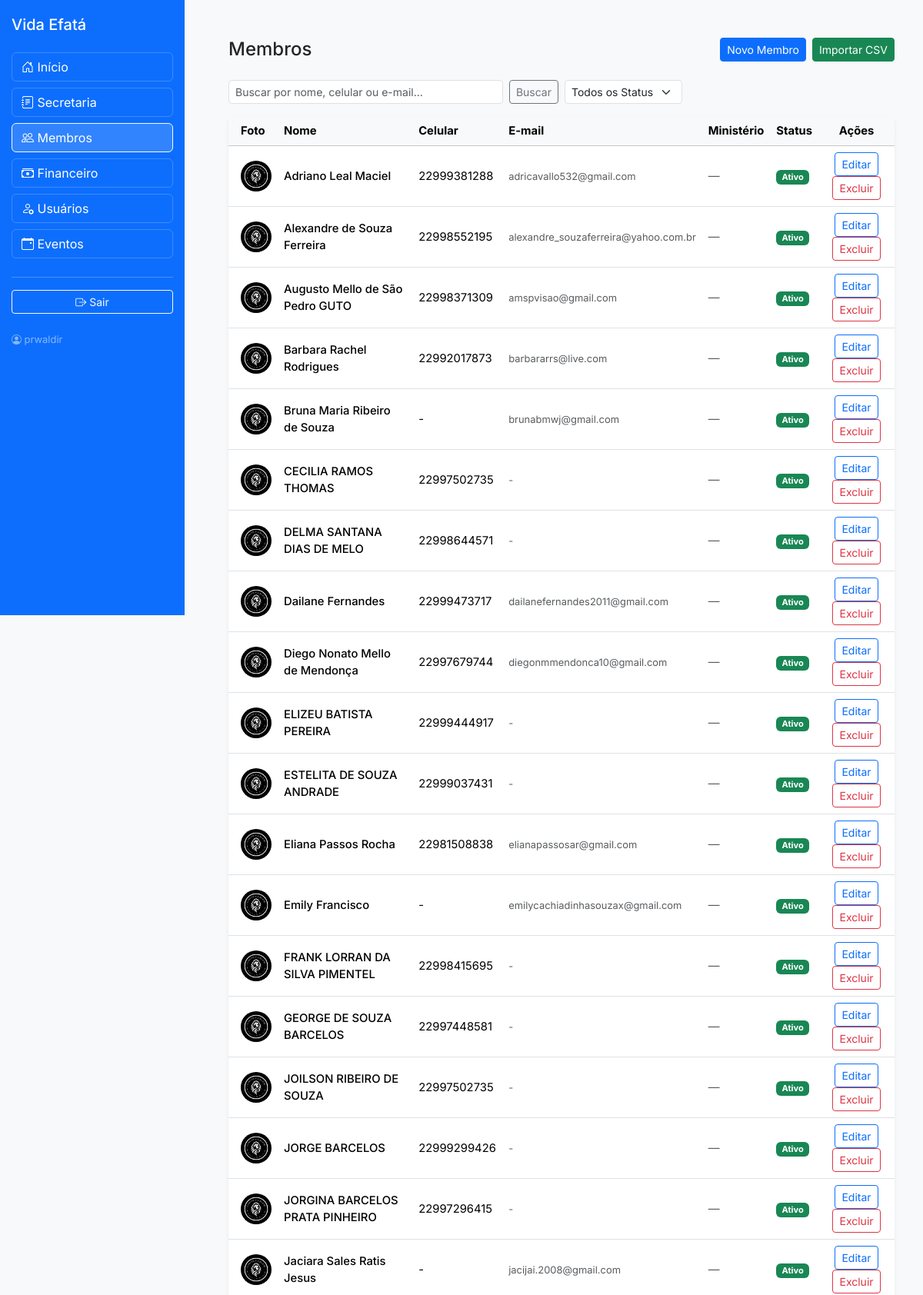
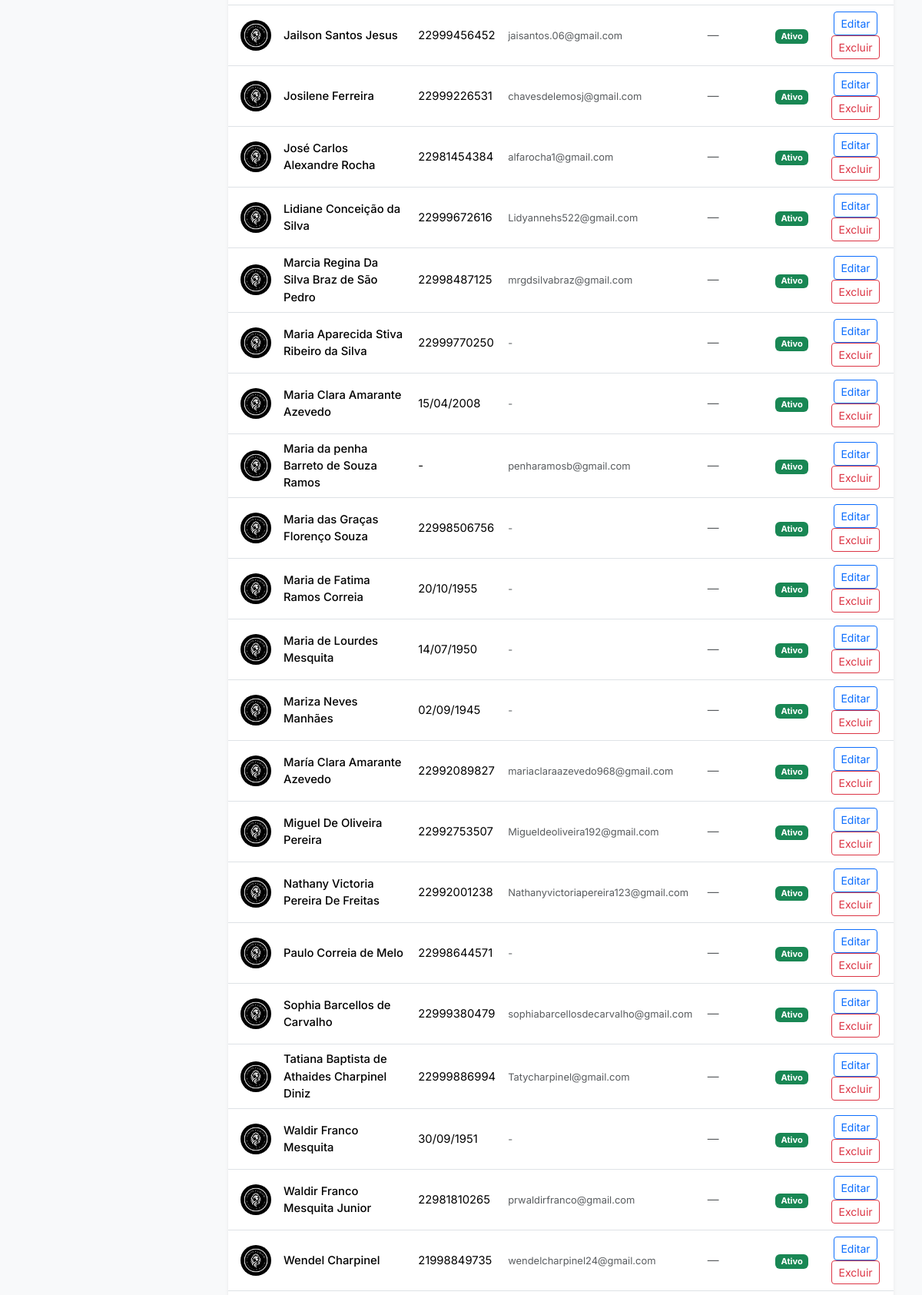
Screenshot of /membros (signed in, upper part) with the database file from the repository (2 pictures, top to bottom).
### app.py (models this page shows, shortened)
class User(UserMixin, db.Model):
    __tablename__ = 'user'
    id = db.Column(db.Integer, primary_key=True)
    nome = db.Column(db.String(100), nullable=False)
    email = db.Column(db.String(100), unique=True, nullable=False)
    senha = db.Column(db.String(200), nullable=False)
    nivel_acesso = db.Column(db.Integer, default=2)
    is_secretaria = db.Column(db.Boolean, default=False)
    is_admin = db.Column(db.Boolean, default=False)
    membro_id = db.Column(db.Integer, db.ForeignKey('membro.id', name="fk_user_membro"), nullable=True)
    membro = db.relationship('Membro', backref='usuario', lazy=True)

class Membro(db.Model):
    __tablename__ = 'membro'
    id = db.Column(db.Integer, primary_key=True)
    nome = db.Column(db.String(100), nullable=False)
    email = db.Column(db.String(100))
    telefone = db.Column(db.String(20))
    celular = db.Column(db.String(20))
    endereco = db.Column(db.String(200))
    cep = db.Column(db.String(10))
    bairro = db.Column(db.String(50))
    cidade = db.Column(db.String(50), default="São Paulo")
    estado = db.Column(db.String(2), default="SP")
    data_nascimento = db.Column(db.Date)
    estado_civil = db.Column(db.String(20))
    conjuge = db.Column(db.String(100))
    filhos = db.Column(db.Integer, default=0)
    batizado = db.Column(db.Boolean, default=False)
    data_batismo = db.Column(db.Date)
    ministerio = db.Column(db.String(100))
    foto = db.Column(db.String(100), default='default.jpg')
    data_cadastro = db.Column(db.DateTime, default=datetime.utcnow)
    status = db.Column(db.String(20), default='ativo')
    ativo = db.Column(db.Boolean, default=True)

### app.py (the view)
@app.route('/membros')
@login_required
def listar_membros():
    if current_user.nivel_acesso > 4:
        flash("Acesso negado.", "danger")
        return redirect(url_for('index'))
    query = request.args.get('q', '').strip()
    ministerios = Ministerio.query.order_by(Ministerio.nome).all()
    if query:
        search = f"%{query}%"
        membros = Membro.query.filter(
            or_(Membro.nome.ilike(search), Membro.celular.ilike(search), Membro.email.ilike(search))
        ).order_by(Membro.nome).all()
    else:
        membros = Membro.query.order_by(Membro.nome).all()
    return render_template('secretaria/membros_list.html', membros=membros, ministerios=ministerios)

### app.py (called while the page is built)
@login_manager.user_loader
def load_user(user_id):
    return User.query.get(int(user_id))

@app.context_processor
def inject_year():
    return {'current_year': datetime.now().year}

### templates/secretaria/membros_list.html (shortened to what this page needs)
{% extends "includes/_layout.html" %}
{% block content %}
<div class="container-fluid py-4">
  <div class="d-flex justify-content-between align-items-center mb-4">
    <h2 class="h4 mb-0">Membros</h2>
    <div class="d-flex gap-2">
      <a href="{{ url_for('novo_membro') }}" class="btn btn-primary btn-sm">
        Novo Membro
      </a>
      <a href="{{ url_for('importar_membros') }}" class="btn btn-success btn-sm">
        Importar CSV
      </a>
    </div>
  </div>
  <div class="row mb-3 g-2">
    <div class="col-md-6">
      <form method="GET" class="d-flex gap-2">
        <input type="text" name="q" class="form-control form-control-sm" placeholder="Buscar por nome, celular ou e-mail..." value="{{ request.args.get('q', '') }}">
        <button type="submit" class="btn btn-outline-secondary btn-sm">Buscar</button>
      </form>
    </div>
    <div class="col-md-6">
      <form method="GET" class="d-flex gap-2">
        <select name="status" class="form-select form-select-sm w-auto" onchange="this.form.submit()">
          <option value="">Todos os Status</option>
        </select>
      </form>
    </div>
  </div>
  <div class="card border-0 shadow-sm">
    <div class="card-body p-0">
      <div class="table-responsive">
        <table class="table table-hover mb-0 align-middle">
          <thead class="table-light">
            <tr>
              <th class="ps-3">Foto</th>
              <th>Nome</th>
              <th>Celular</th>
              <th>E-mail</th>
              <th>Ministério</th>
              <th>Status</th>
              <th class="text-center">Ações</th>
            </tr>
          </thead>
          <tbody>
            {% for m in membros %}
            <tr data-id="{{ m.id }}">
              <td class="ps-3">
                {% if m.foto and m.foto != 'default.jpg' %}
                  <img src="{{ url_for('uploaded_file', filename=m.foto) }}"
                       class="rounded-circle object-fit-cover" width="40" height="40"
                       alt="{{ m.nome }}"
                       onerror="this.src='{{ url_for('uploaded_file', filename='default.jpg') }}'">
                {% else %}
                  <img src="{{ url_for('uploaded_file', filename='default.jpg') }}"
                       class="rounded-circle object-fit-cover" width="40" height="40"
                       alt="Sem foto">
                {% endif %}
              </td>
              <td class="fw-medium">{{ m.nome }}</td>
              <td>{{ m.celular or '-' }}</td>
              <td><small class="text-muted">{{ m.email or '-' }}</small></td>
              <td>
                {% if m.ministerio %}
                  <span class="badge bg-info text-dark">{{ m.ministerio }}</span>
                {% else %}
                  <span class="text-muted">—</span>
                {% endif %}
              </td>
              <td>
                <span class="badge
                  {% if m.status == 'ativo' %}bg-success
                  {% elif m.status == 'inativo' %}bg-secondary
                  {% elif m.status == 'afastado' %}bg-warning text-dark
                  {% elif m.status == 'nao_membro' %}bg-info text-dark
                  {% elif m.status == 'visitante' %}bg-light text-dark border
                  {% else %}bg-dark text-white{% endif %}">
                  {{ m.status|replace('_', ' ')|title }}
                </span>
              </td>
              <td class="text-center">
                <button class="btn btn-outline-primary btn-sm" data-bs-toggle="modal" data-bs-target="#editModal{{ m.id }}">
                  Editar
                </button>
                <form method="POST" action="{{ url_for('excluir_membro', id=m.id) }}" class="d-inline">
                  <button type="submit" class="btn btn-outline-danger btn-sm" onclick="return confirm('Tem certeza que deseja excluir {{ m.nome }}?')">
                    Excluir
                  </button>
                </form>
              </td>
            </tr>
            {% endfor %}
          </tbody>
        </table>
      </div>
    </div>
  </div>
</div>
{% endblock %}

### templates/includes/_layout.html (shortened to what this page needs)
<!DOCTYPE html>
<html lang="pt-BR">
<head>
  <link href="https://cdn.jsdelivr.net/npm/bootstrap@5.3.3/dist/css/bootstrap.min.css" rel="stylesheet">
  <link href="https://cdn.jsdelivr.net/npm/bootstrap-icons@1.11.0/font/bootstrap-icons.css" rel="stylesheet">
</head>
<body>
  <div class="sidebar">
    <h5 class="mb-4"> Vida Efatá</h5>
    <a href="{{ url_for('index') }}"
       class="btn btn-menu btn-outline-light {% if request.endpoint == 'index' %}active{% endif %}">
      <i class="bi bi-house-door"></i> Início
    </a>
    {% if current_user.is_authenticated and current_user.nivel_acesso <= 3 %}
      <a href="{{ url_for('secretaria') }}"
         class="btn btn-menu btn-outline-light {% if 'secretaria' in request.endpoint %}active{% endif %}">
        <i class="bi bi-journal-text"></i> Secretaria
      </a>
      <a href="{{ url_for('listar_membros') }}"
         class="btn btn-menu btn-outline-light {% if 'membro' in request.endpoint %}active{% endif %}">
        <i class="bi bi-people"></i> Membros
      </a>
      <a href="{{ url_for('financeiro') }}"
         class="btn btn-menu btn-outline-light {% if 'financeiro' in request.endpoint and not 'membro' in request.endpoint %}active{% endif %}">
        <i class="bi bi-cash-stack"></i> Financeiro
      </a>
      <a href="{{ url_for('usuarios_listar') }}"
         class="btn btn-menu btn-outline-light {% if 'usuarios' in request.endpoint %}active{% endif %}">
        <i class="bi bi-person-gear"></i> Usuários
      </a>
      <a href="{{ url_for('novo_evento') }}"
         class="btn btn-menu btn-outline-light {% if 'evento' in request.endpoint %}active{% endif %}">
        <i class="bi bi-calendar-event"></i> Eventos
      </a>
    {% endif %}
    <hr class="text-light">
    <a href="{{ url_for('logout') }}" class="btn btn-outline-light btn-sm w-100">
      <i class="bi bi-box-arrow-right"></i> Sair
    </a>
    <div class="mt-4 small text-white-50">
      <i class="bi bi-person-circle"></i> {{ current_user.nome }}
    </div>
  </div>
  <div class="content">
    {% block content %}{% endblock %}
  </div>
</body>
</html>

### templates/includes/_layout.html (style rules this page uses)
:root { --bs-body-font-family:'Inter',sans-serif; }
body { background:#f8f9fa;font-size:.925rem; }
.sidebar { position:fixed;top:0;left:0;height:100vh;width:240px; background-color:#0d6efd;color:#fff;padding:20px 15px;overflow-y:auto; }
.btn-menu { width:100%;text-align:left;margin-bottom:8px;color:#fff;border:1px solid rgba(255,255,255,0.2); }
.btn-menu:hover, .btn-menu.active { background-color:rgba(255,255,255,.15); color:#fff; }
.content { margin-left:260px;padding:25px; }

### rows the page displays
User: nome "prwaldir"
Membro: nome "Adriano Leal Maciel", celular "22999381288", email "adricavallo532@gmail.com", status "Ativo"
Membro: nome "Alexandre de Souza Ferreira", celular "22998552195", email "alexandre_souzaferreira@yahoo.com.br", status "Ativo"
Membro: nome "Augusto Mello de São Pedro GUTO", celular "22998371309", email "amspvisao@gmail.com", status "Ativo"
Membro: nome "Barbara Rachel Rodrigues", celular "22992017873", email "barbararrs@live.com", status "Ativo"
Membro: nome "Bruna Maria Ribeiro de Souza", celular "-", email "brunabmwj@gmail.com", status "Ativo"
Membro: nome "CECILIA RAMOS THOMAS", celular "22997502735", email "-", status "Ativo"
Membro: nome "DELMA SANTANA DIAS DE MELO", celular "22998644571", email "-", status "Ativo"
Membro: nome "Dailane Fernandes", celular "22999473717", email "dailanefernandes2011@gmail.com", status "Ativo"
Membro: nome "Diego Nonato Mello de Mendonça", celular "22997679744", email "diegonmmendonca10@gmail.com", status "Ativo"
Membro: nome "ELIZEU BATISTA PEREIRA", celular "22999444917", email "-", status "Ativo"
Membro: nome "ESTELITA DE SOUZA ANDRADE", celular "22999037431", email "-", status "Ativo"
Membro: nome "Eliana Passos Rocha", celular "22981508838", email "elianapassosar@gmail.com", status "Ativo"
Membro: nome "Emily Francisco", celular "-", email "emilycachiadinhasouzax@gmail.com", status "Ativo"
Membro: nome "FRANK LORRAN DA SILVA PIMENTEL", celular "22998415695", email "-", status "Ativo"
Membro: nome "GEORGE DE SOUZA BARCELOS", celular "22997448581", email "-", status "Ativo"
Membro: nome "JOILSON RIBEIRO DE SOUZA", celular "22997502735", email "-", status "Ativo"
Membro: nome "JORGE BARCELOS", celular "22999299426", email "-", status "Ativo"
Membro: nome "JORGINA BARCELOS PRATA PINHEIRO", celular "22997296415", email "-", status "Ativo"
Membro: nome "Jaciara Sales Ratis Jesus", celular "-", email "jacijai.2008@gmail.com", status "Ativo"
Membro: nome "Jailson Santos Jesus", celular "22999456452", email "jaisantos.06@gmail.com", status "Ativo"
Membro: nome "Josilene Ferreira", celular "22999226531", email "chavesdelemosj@gmail.com", status "Ativo"
Membro: nome "José Carlos Alexandre Rocha", celular "22981454384", email "alfarocha1@gmail.com", status "Ativo"
Membro: nome "Lidiane Conceição da Silva", celular "22999672616", email "Lidyannehs522@gmail.com", status "Ativo"
Membro: nome "Marcia Regina Da Silva Braz de São Pedro", celular "22998487125", email "mrgdsilvabraz@gmail.com", status "Ativo"
Membro: nome "Maria Aparecida Stiva Ribeiro da Silva", celular "22999770250", email "-", status "Ativo"
Membro: nome "Maria Clara Amarante Azevedo", celular "15/04/2008", email "-", status "Ativo"
Membro: nome "Maria da penha Barreto de Souza Ramos", celular "-", email "penharamosb@gmail.com", status "Ativo"
